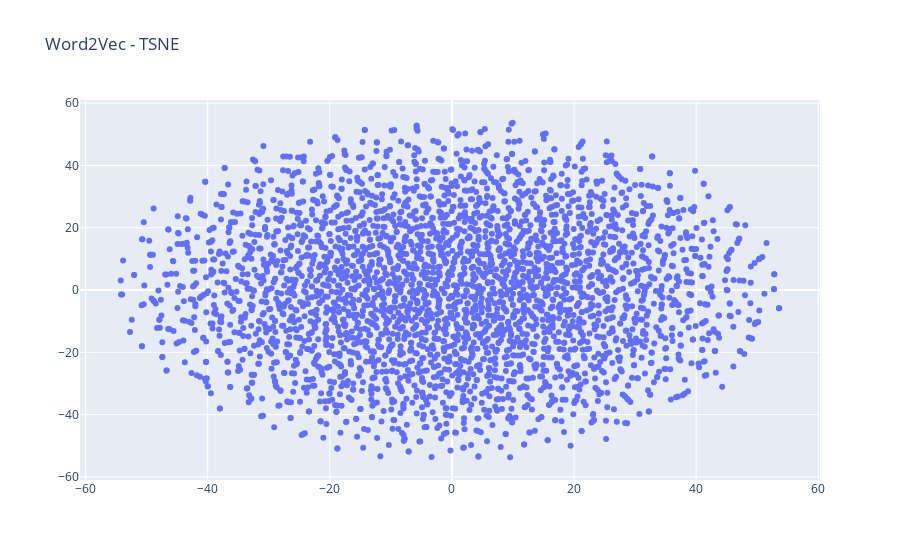
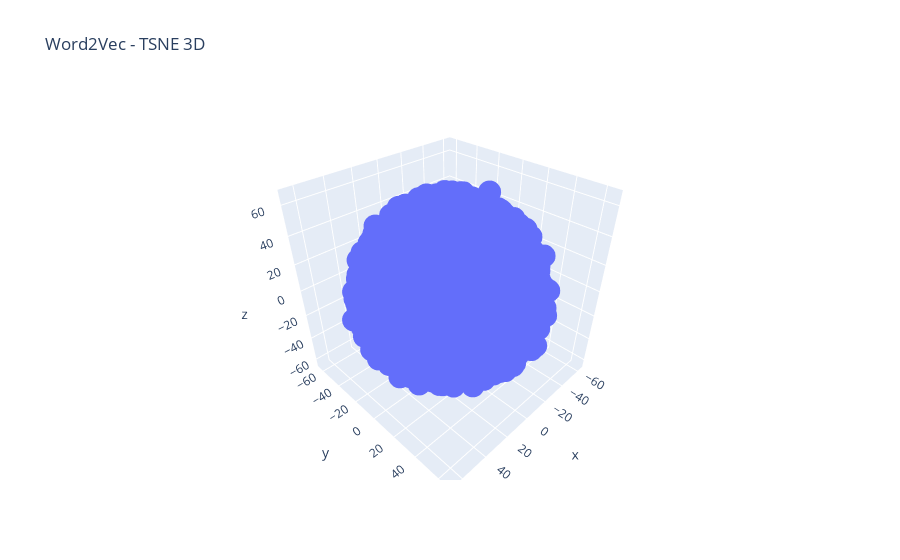

Notebook source saved alongside these figures, in order:
### Code cell
from sklearn.manifold import TSNE
import numpy as np

def reduce_dimensions(model):
    num_components = 2 # number of dimensions to keep after compression
    # extract vocabulary from model and vectors in order to associate them in t
    vectors = np.asarray(model.wv.vectors)
    labels = np.asarray(model.wv.index_to_key)
    # apply TSNE
    tsne = TSNE(n_components=num_components, random_state=0)
    vectors = tsne.fit_transform(vectors)
    x_vals = [v[0] for v in vectors]
    y_vals = [v[1] for v in vectors]
    return x_vals, y_vals, labels

def plot_embeddings(x_vals, y_vals, labels):
    import plotly.graph_objs as go
    fig = go.Figure()
    trace = go.Scatter(x=x_vals, y=y_vals, mode='markers', text=labels)
    fig.add_trace(trace)
    fig.update_layout(title="Word2Vec - TSNE")
    fig.show()
    return fig

x_vals, y_vals, labels = reduce_dimensions(model)
plot = plot_embeddings(x_vals, y_vals, labels)

def reduce_dimensions3d(model):
    num_components = 3 # number of dimensions to keep after compression
    # extract vocabulary from model and vectors in order to associate them in t
    vectors = np.asarray(model.wv.vectors)
    labels = np.asarray(model.wv.index_to_key)
    # apply TSNE
    tsne = TSNE(n_components=num_components, random_state=0)
    vectors = tsne.fit_transform(vectors)
    x_vals = [v[0] for v in vectors]
    y_vals = [v[1] for v in vectors]
    z_vals = [v[2] for v in vectors]
    return x_vals, y_vals, z_vals,labels

def plot_embeddings3d(x_vals, y_vals, z_vals, labels):
    import plotly.graph_objs as go
    fig = go.Figure()
    trace = go.Scatter3d(x=x_vals, y=y_vals, z=z_vals, mode='markers', text=labels)
    fig.add_trace(trace)
    fig.update_layout(title="Word2Vec - TSNE 3D")
    fig.show()
    return fig

x_vals, y_vals, z_vals, labels = reduce_dimensions3d(model)
plot3d = plot_embeddings3d(x_vals, y_vals, z_vals, labels)

plot3d.write_html('tsne3d2.html')
plot.write_html('tsne2.html')

### Figure 1 — Plotly figure (JSON) as saved in the notebook; plotly's stock layout.template omitted (floating-point values rounded to 4 significant figures; data arrays with more than 128 entries replaced by an {"elided": "..."} marker saying what was removed)
{"data": [{"mode": "markers", "text": {"elided": "3488 str values"}, "type": "scatter", "x": {"elided": "3488 float values"}, "y": {"elided": "3488 float values"}}], "layout": {"title": {"text": "Word2Vec - TSNE"}}}

### Figure 2 — Plotly figure (JSON) as saved in the notebook; plotly's stock layout.template omitted (floating-point values rounded to 4 significant figures; data arrays with more than 128 entries replaced by an {"elided": "..."} marker saying what was removed)
{"data": [{"mode": "markers", "text": {"elided": "3488 str values"}, "type": "scatter3d", "x": {"elided": "3488 float values"}, "y": {"elided": "3488 float values"}, "z": {"elided": "3488 float values"}}], "layout": {"title": {"text": "Word2Vec - TSNE 3D"}}}
